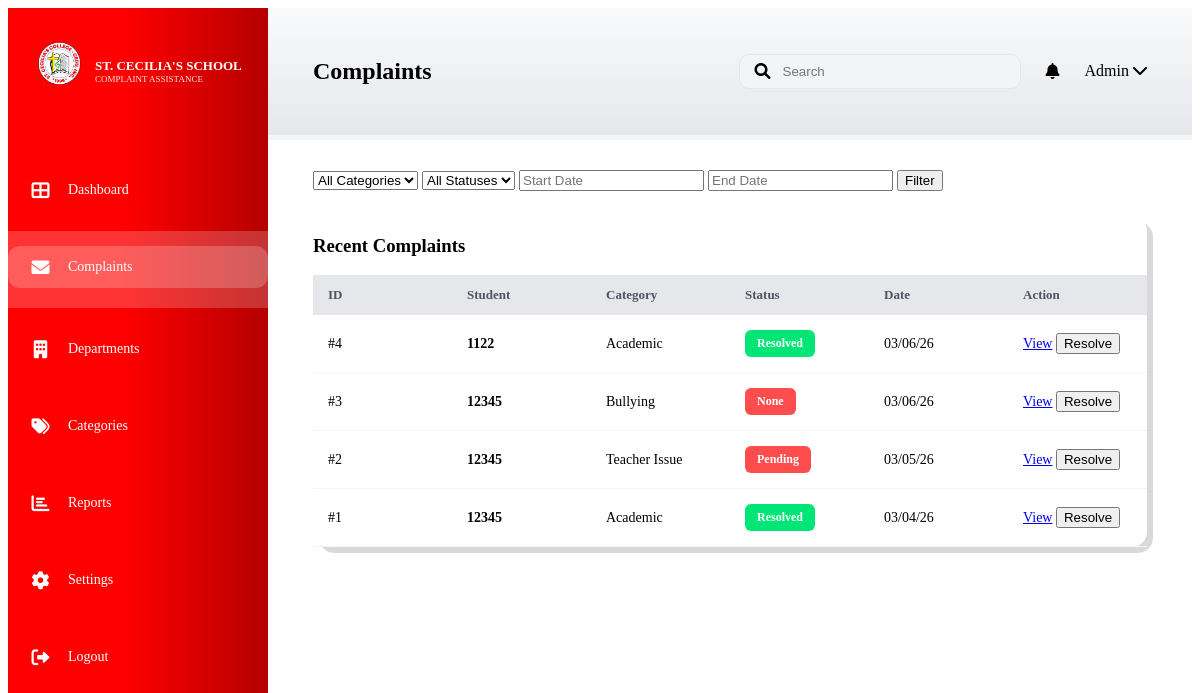
The page /admin/complaints (signed in) on the database as committed earlier.
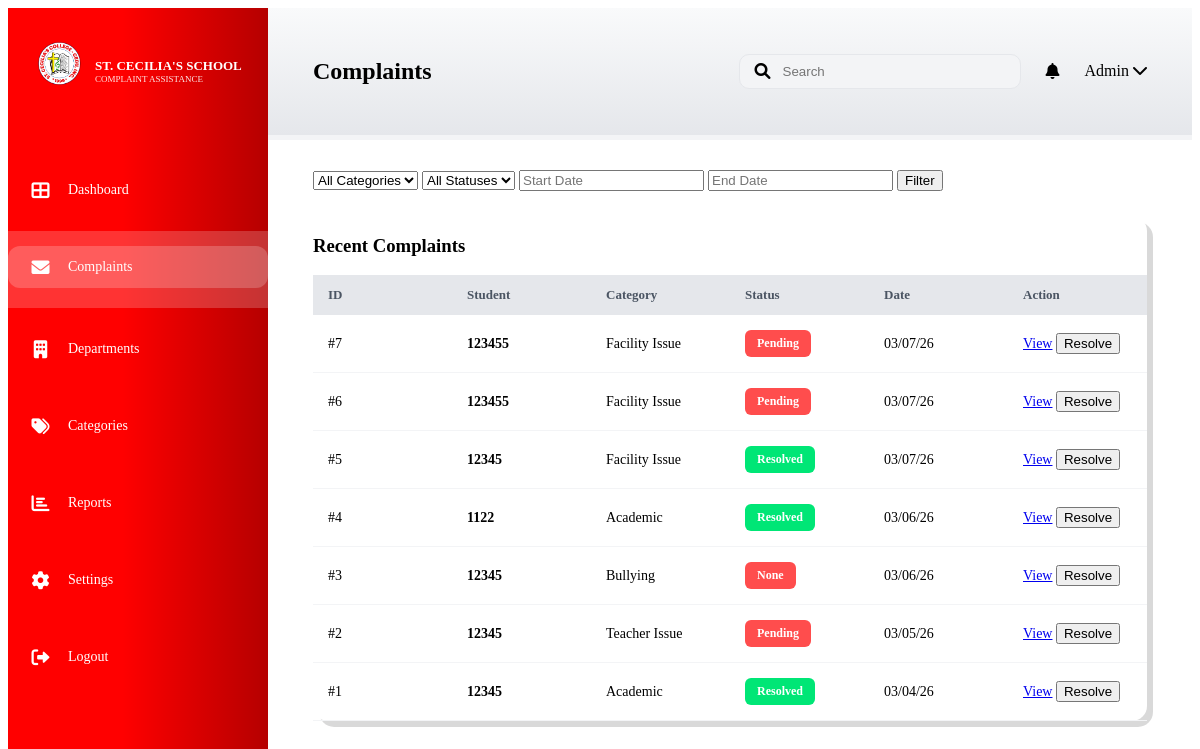
The same page on the database as committed later.
### app.py (models this page shows)
class Complaint(db.Model):
    id = db.Column(db.Integer, primary_key=True)
    student_name = db.Column(db.String(100), nullable=False)
    category = db.Column(db.String(50), nullable=False)
    description = db.Column(db.Text, nullable=False)
    status = db.Column(db.String(20), default='Pending')
    date_posted = db.Column(db.String(20), default=lambda: datetime.now().strftime("%m/%d/%y"))

### app.py (the view)
@app.route('/admin/complaints')
def admin_complaints():
    if session.get('user_role') != 'staff':
        return redirect(url_for('login'))
    search_query = request.args.get('search', '')
    category_filter = request.args.get('category', 'All Categories')
    status_filter = request.args.get('status', 'All Statuses')
    query = Complaint.query
    if search_query:
        query = query.filter(
            (Complaint.student_name.contains(search_query)) |
            (Complaint.category.contains(search_query))
        )
    if category_filter != 'All Categories':
        query = query.filter(Complaint.category == category_filter)
    if status_filter != 'All Statuses':
        query = query.filter(Complaint.status == status_filter)
    all_complaints = query.order_by(Complaint.id.desc()).all()
    return render_template('admin_complaints.html',
                           complaints=all_complaints,
                           search_query=search_query,
                           category_filter=category_filter,
                           status_filter=status_filter)

### templates/admin_complaints.html (shortened to what the changed rows need)
<!DOCTYPE html>
<html lang="en">
<head>
    <link rel="stylesheet" href="{{ url_for('static', filename='style.css') }}">
    <link rel="stylesheet" href="https://cdnjs.cloudflare.com/ajax/libs/font-awesome/6.0.0/css/all.min.css">
</head>
<body class="admin-page">
    <div class="dashboard-wrapper">
        <main class="main-panel">
            <header class="top-header">
                <div class="header-left">
                    <h2>Complaints</h2>
                </div>
            </header>
            <div class="dashboard-content-wrapper">
                <div class="table-container">
                    <table>
                        <thead>
                            <tr>
                                <th>ID</th>
                                <th>Student</th>
                                <th>Category</th>
                                <th>Status</th>
                                <th>Date</th>
                                <th>Action</th>
                            </tr>
                        </thead>
                        <tbody>
                            {% for complaint in complaints %}
                            <tr>
                                <td>#{{ complaint.id }}</td>
                                <td><strong>{{ complaint.student_name }}</strong></td>
                                <td>{{ complaint.category }}</td>
                                <td>
                                <span class="status-pill {{ (complaint.status or 'Pending').lower().replace(' ', '-') }}">                                        {{ complaint.status }}
                                    </span>
                                </td>
                                <td>{{ complaint.date_posted }}</td>
                                <td class="action-buttons">
                                    <a href="{{ url_for('admin_complaints_view', id=complaint.id) }}" class="btn-table-view">View</a>
                                    <button class="btn-table-resolve">Resolve</button>
                                </td>
                            </tr>
                            {% else %}
                            <tr>
                                <td colspan="6" style="text-align: center; padding: 40px;">No complaints found.</td>
                            </tr>
                            {% endfor %}
                        </tbody>
                    </table>
                </div>
            </div>
        </main>
    </div>
</body>
</html>

Rows that differ between the two databases and show on the page:
added Complaint: id "7", student_name "123455", category "Facility Issue", status "Pending", date_posted "03/07/26"
added Complaint: id "6", student_name "123455", category "Facility Issue", status "Pending", date_posted "03/07/26"
added Complaint: id "5", student_name "12345", category "Facility Issue", status "Resolved", date_posted "03/07/26"
